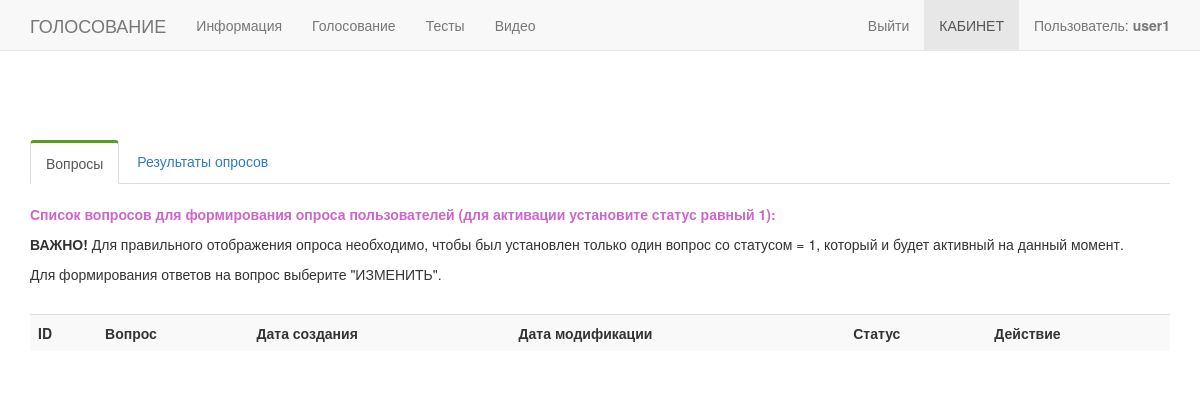
The app's page /page/options_oprosy.php (signed in), older data.
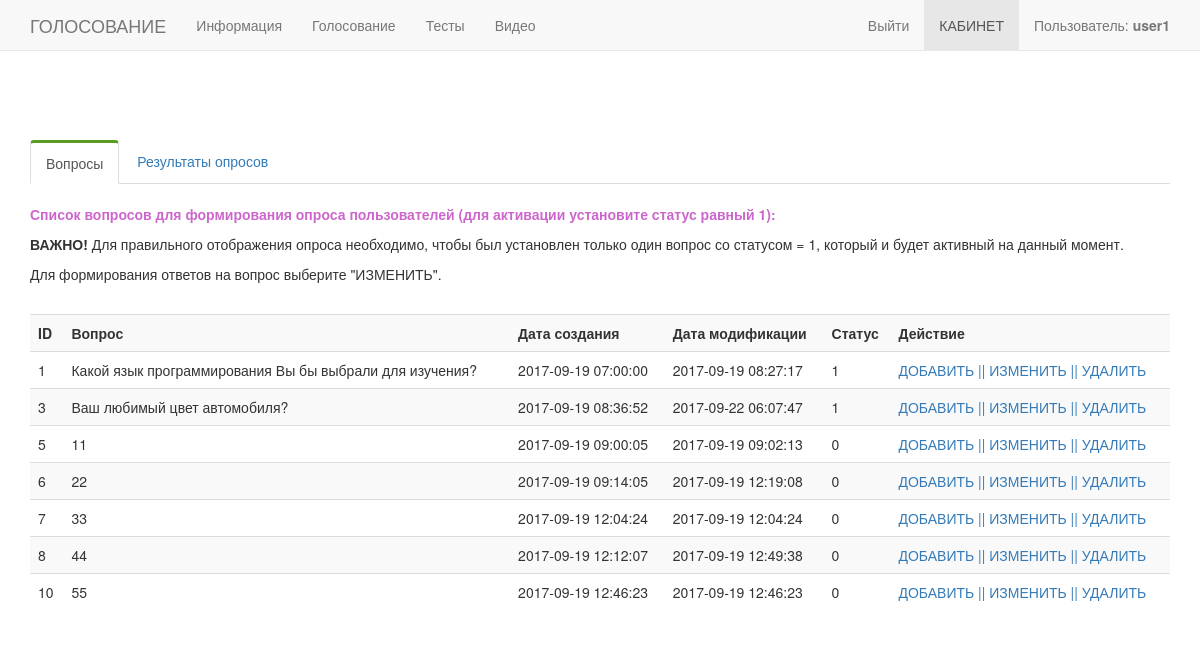
The same page, newer data.
### tables this page shows
CREATE TABLE `questions_opros` (
  `id` int(11) NOT NULL,
  `question` varchar(255) NOT NULL,
  `date_created` timestamp NOT NULL DEFAULT CURRENT_TIMESTAMP,
  `date_modification` timestamp NOT NULL DEFAULT CURRENT_TIMESTAMP ON UPDATE CURRENT_TIMESTAMP,
  `active` tinyint(1) NOT NULL DEFAULT '0'
);

### page/options_oprosy.php (the view, shortened to what this page needs)
<?php
include_once '../connect.php';
include_once '../lib/myFunction.php';
if (!isset($_SESSION['USER_LOGIN_IN']) or $_SESSION['USER_LOGIN_IN'] =0 ) {
	MessageSend(1, 'Требуется регистрация пользователя.');
} elseif (isset($_SESSION['USER_LOGIN_IN']) && $_SESSION['USER_LOGIN_IN'] =1){
?>
<!DOCTYPE html>
<html lang="en">
  <head>
    <link href="../css/bootstrap.css" rel="stylesheet">
	<link rel="stylesheet" type="text/css" href="../style.css" />
    <link href="../css/navbar-fixed-top.css" rel="stylesheet">
  </head>
  <body>
    <div class="navbar navbar-default navbar-fixed-top" role="navigation">
      <div class="container">
        <div class="navbar-header">
          <a class="navbar-brand" href="../index.php">ГОЛОСОВАНИЕ</a>
        </div>
        <div class="navbar-collapse collapse">
			<?php
			if($_SESSION['USER_ACCESS'] == 0){
				include 'menu_user0.php';
			} elseif($_SESSION['USER_ACCESS'] == 3){
				include 'menu_user3.php';
			} else{
				include 'menu.php';
			}
			?>
            <?php MenuCabinet(); ?>
        </div>
      </div>
    </div>
<div class = "container">
<br>
	<div class = "row">
		<div class="col-md-12">
			<div class = "tabs">
				<ul class="nav nav-tabs">
				  <li class="active"><a href="#opt1" data-toggle="tab">Вопросы</a></li>
				  <li><a href="#opt2" data-toggle="tab">Результаты опросов</a></li>
				</ul>
				<div class="tab-content">
					<div class="tab-pane active" id="opt1">
						<div class = "row">
		<div class="col-md-12">
			<br>
			<p><b style="color: #cd66cc;">Список вопросов для формирования опроса пользователей (для активации установите статус равный 1):</b></p>
			<p><b>ВАЖНО!</b> Для правильного отображения опроса необходимо, чтобы был установлен только один вопрос со статусом = 1, который и будет активный на данный момент.</p>
			<p>Для формирования ответов на вопрос выберите "ИЗМЕНИТЬ".</p>
			<br>
			<table class="table table-striped">
				<tbody>
					<tr>
						<th>ID</th>
						<th>Вопрос</th>
						<th>Дата создания</th>
						<th>Дата модификации</th>
						<th>Статус</th>
						<th>Действие</th>
					</tr>
				<?php
					$result = mysqli_query($db, 'SELECT * FROM `questions_opros` ORDER BY `active` DESC LIMIT 50');
					if (isset($result)) {
					while($row = mysqli_fetch_assoc($result)) {
					echo '<tr>';
						echo '<td>' . $row['id'] . '</td>';
						echo '<td>' . $row['question'] . '</td>';
						echo '<td>' . $row['date_created'] . '</td>';
						echo '<td>' . $row['date_modification'] . '</td>';
						echo '<td>' . $row['active'] . '</td>';
						echo "<td><a href='add_question_opros.php'>ДОБАВИТЬ   ||</a> <a href='edit_question_opros.php?action=edit&id={$row['id']} '>ИЗМЕНИТЬ   ||</a><a href='options_oprosy.php?page=options_oprosy&action=delete&id={$row['id']}' onClick='return areYuoSure();'> УДАЛИТЬ</a></td>";
					}
					}
				?>
					</tr>
				</tbody>
			</table>
		</div>
	</div>
					</div>
				</div>
			</div>
		</div>
	</div>
</div>
  </body>
</html>
<?php } ?>

### page/menu_user0.php
<ul class="nav navbar-nav">
    <li <?php if (($_SERVER['REQUEST_URI'] == '/page/info.php') or ($_SERVER['REQUEST_URI'] == '/d/page/info.php')) echo 'class="active"'?>> <a href="info.php">Информация</a></li>
    <li <?php if (($_SERVER['REQUEST_URI'] == '/page/golos.php') or ($_SERVER['REQUEST_URI'] == '/d/page/golos.php')) echo 'class="active"'?>><a href="golos.php">Голосование</a></li>
	<li <?php if (($_SERVER['REQUEST_URI'] == '/page/testy.php') or ($_SERVER['REQUEST_URI'] == '/d/page/testy.php')) echo 'class="active"'?>><a href="testy.php">Тесты</a></li>
	<li <?php if (($_SERVER['REQUEST_URI'] == '/page/video.php') or ($_SERVER['REQUEST_URI'] == '/d/page/video.php')) echo 'class="active"'?>><a href="video.php">Видео</a></li>
</ul>

### lib/myFunction.php (shortened to what this page needs)
<?php
function MenuCabinet() {
	if (isset($_SESSION['USER_LOGIN_IN']) && $_SESSION['USER_LOGIN_IN'] =1){
		$menuCabinet = '<ul class="nav navbar-nav navbar-right">
			<li><a href="cab.php?&page=logout">Выйти</a></li>
			<li class="active"><a href="cab.php">КАБИНЕТ</a></li>
			<li><a href="#">Пользователь: <b>'.$_SESSION['USER_NAME'].'</b></a></li>
		</ul>';
		echo $menuCabinet;
	}
}
?>

### style.css (style rules this page uses)
body { margin:0px; padding:0px; }
.nav-tabs > li.active > a, .nav-tabs > li.active > a:hover, .nav-tabs > li.active > a:focus { color: #555; cursor: default; background-color: #fff; border: 1px solid #ddd; border-top: 3px solid #5b9b21; border-bottom-color: transparent; }
p { margin: 0 0 10px; }

### css/navbar-fixed-top.css (style rules this page uses)
body { min-height: 2000px; padding-top: 120px; }

Row changes from the older to the newer data that the page shows:
added questions_opros: id "1", question "Какой язык программирования Вы бы выбрали для изучения?", date_created "2017-09-19 07:00:00", date_modification "2017-09-19 08:27:17", active "1"
added questions_opros: id "3", question "Ваш любимый цвет автомобиля?", date_created "2017-09-19 08:36:52", date_modification "2017-09-22 06:07:47", active "1"
added questions_opros: id "5", question "11", date_created "2017-09-19 09:00:05", date_modification "2017-09-19 09:02:13", active "0"
added questions_opros: id "6", question "22", date_created "2017-09-19 09:14:05", date_modification "2017-09-19 12:19:08", active "0"
added questions_opros: id "7", question "33", date_created "2017-09-19 12:04:24", date_modification "2017-09-19 12:04:24", active "0"
added questions_opros: id "8", question "44", date_created "2017-09-19 12:12:07", date_modification "2017-09-19 12:49:38", active "0"
added questions_opros: id "10", question "55", date_created "2017-09-19 12:46:23", date_modification "2017-09-19 12:46:23", active "0"
